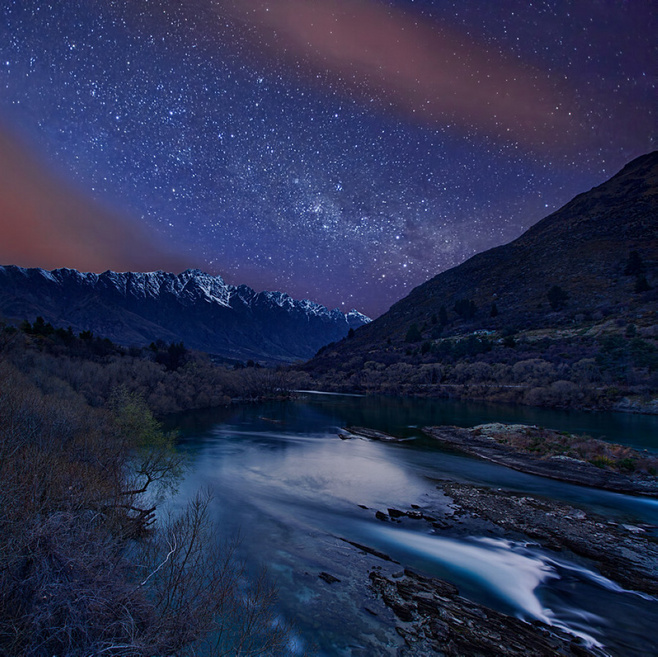
//> input picture 04图像变换/1.jpg, 658 x 657 px
$ ./02霍夫变换   (built with g++ and OpenCV 4)
//> lines starting //> are read from the running program, lines starting //| are printed output that depends on the picture; after the words box and inside, x2 and y2 are one past the last pixel; in counts of white or black regions, pixels touching at a corner belong together
#include<iostream>
#include<opencv2/opencv.hpp>

using namespace std;
using namespace cv;
int main()
{

	//【1】载入原始图和Mat变量定义

	Mat m = imread("1.jpg");
//> m is the input picture: 657 rows x 658 cols, CV_8UC3; mean B, G, R 81.6, 48.7, 41.4
	Mat mid,dst;
	//【2】进行边缘检测和转化为灰度图
	cvtColor(m, mid, COLOR_BGRA2GRAY);
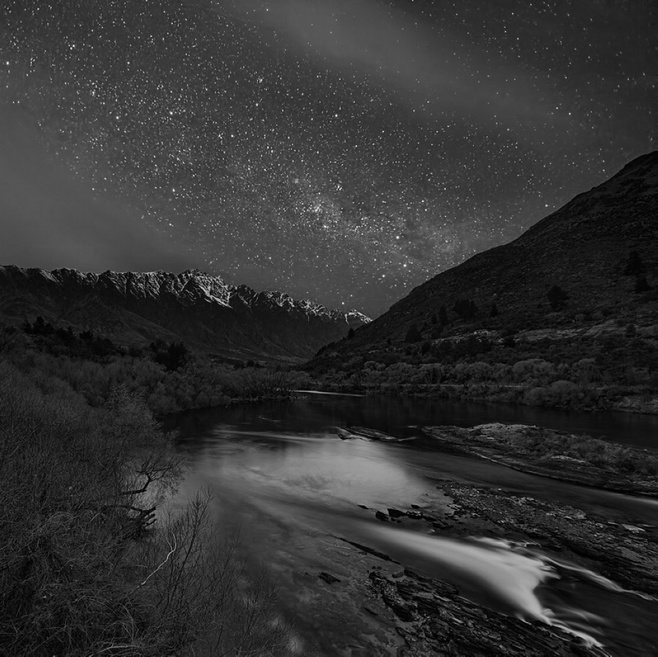
//> mid: 657 rows x 658 cols, CV_8UC1; min 0, max 252, mean 50.3
	GaussianBlur(mid, dst, Size(9, 9), 0, 0);
	Canny(dst, dst, 50, 200,3);
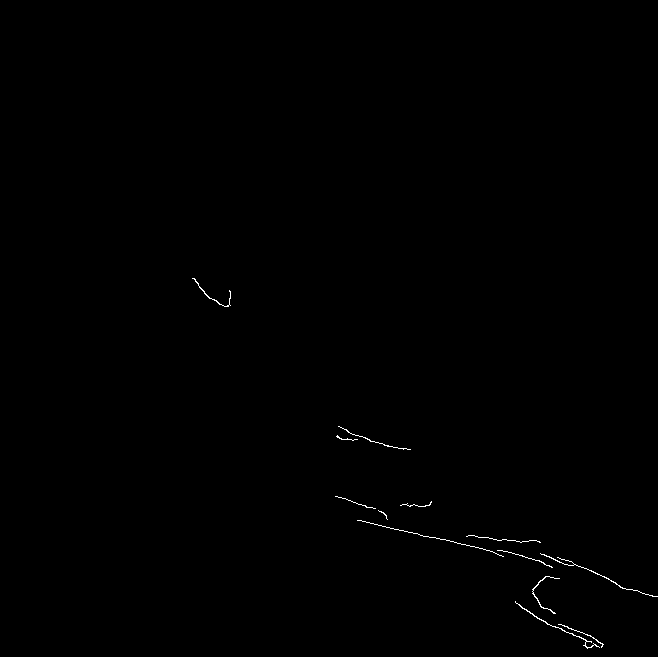
//> dst: 657 rows x 658 cols, CV_8UC1; 0.24% white in thin lines or dots, all inside (x1, y1, x2, y2) = (192, 278, 658, 649)
	imshow("dst", dst);

	//【3】进行霍夫线变换
	vector<Vec2f> lines;
	HoughLines(dst, lines, 1, CV_PI / 180, 100);
//> lines = 1 line (rho, theta): [426, 1.8]
	//【4】依次在图中绘制出每条线段

	float rho, theta, a, b, x0,y0;
	Point pt1, pt2;
	for (int i = 0; i < lines.size(); i++)
	{
		rho = lines[i][0];
		theta = lines[i][1];
		a = cos(theta);
		b = sin(theta);
		x0 = rho * a;
		y0 = rho * b;

		pt1.x = cvRound(x0 + 1000 * b);
		pt1.y = cvRound(y0 - 1000 * a);

		pt2.x = cvRound(x0 - 1000 * b);
		pt2.y = cvRound(y0 + 1000 * a);

		line(m, pt1, pt2, Scalar(55, 100, 195),1);


	}
//> this loop made 1 pass
//> (rho, theta, a, b, x0, y0) on pass 1: (426, 1.8, -0.225, 0.974, -95.83, 415.1)
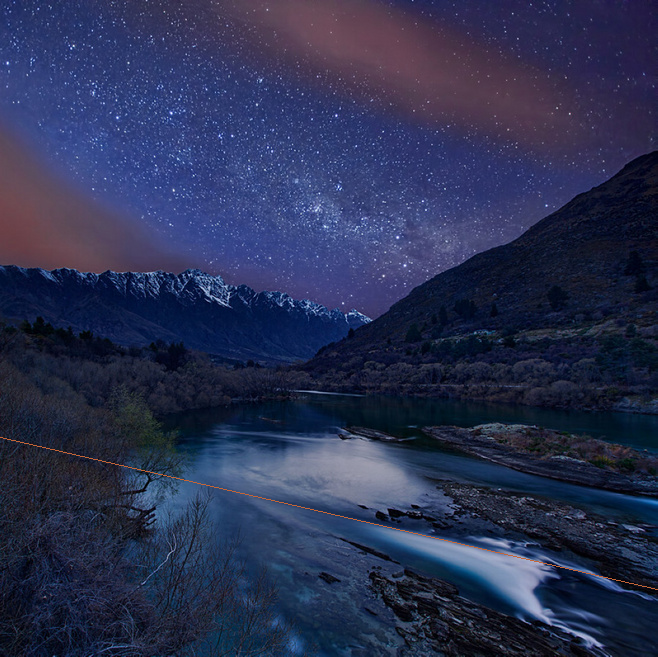
//> m: 657 rows x 658 cols, CV_8UC3; 0.15% of pixels changed, all inside (x1, y1, x2, y2) = (0, 437, 658, 590)


	//【5】显示原始图
	imshow("m", m);

	//【6】边缘检测后的图


	//【7】显示效果图


	waitKey(0);


	return 0;
}
